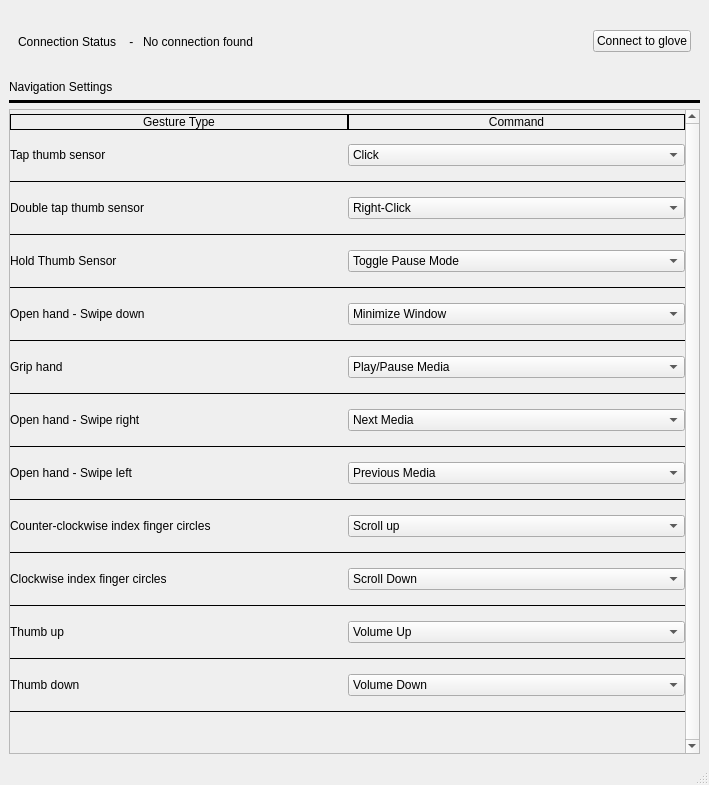
<?xml version="1.0" encoding="UTF-8"?>
<ui version="4.0">
 <class>MainWindow</class>
 <widget class="QMainWindow" name="MainWindow">
  <property name="geometry">
   <rect>
    <x>0</x>
    <y>0</y>
    <width>709</width>
    <height>785</height>
   </rect>
  </property>
  <property name="sizePolicy">
   <sizepolicy hsizetype="Preferred" vsizetype="Preferred">
    <horstretch>0</horstretch>
    <verstretch>0</verstretch>
   </sizepolicy>
  </property>
  <property name="windowTitle">
   <string>HandSense Configuration</string>
  </property>
  <property name="tabShape">
   <enum>QTabWidget::Rounded</enum>
  </property>
  <widget class="QWidget" name="centralwidget">
   <layout class="QVBoxLayout" name="verticalLayout_2" stretch="1,0,1,10">
    <item>
     <widget class="QWidget" name="widget" native="true">
      <layout class="QHBoxLayout" name="horizontalLayout_3">
       <item>
        <layout class="QHBoxLayout" name="horizontalLayout_2">
         <item>
          <widget class="QLabel" name="label_3">
           <property name="text">
            <string>Connection Status    - </string>
           </property>
          </widget>
         </item>
         <item>
          <widget class="QLabel" name="connection_label">
           <property name="text">
            <string>No connection found</string>
           </property>
          </widget>
         </item>
         <item>
          <spacer name="horizontalSpacer">
           <property name="orientation">
            <enum>Qt::Horizontal</enum>
           </property>
           <property name="sizeHint" stdset="0">
            <size>
             <width>40</width>
             <height>20</height>
            </size>
           </property>
          </spacer>
         </item>
         <item>
          <widget class="QPushButton" name="connect_push_button">
           <property name="text">
            <string>Connect to glove</string>
           </property>
          </widget>
         </item>
        </layout>
       </item>
      </layout>
     </widget>
    </item>
    <item>
     <widget class="QLabel" name="label_7">
      <property name="text">
       <string>Navigation Settings</string>
      </property>
     </widget>
    </item>
    <item>
     <widget class="Line" name="line">
      <property name="frameShadow">
       <enum>QFrame::Plain</enum>
      </property>
      <property name="lineWidth">
       <number>3</number>
      </property>
      <property name="orientation">
       <enum>Qt::Horizontal</enum>
      </property>
     </widget>
    </item>
    <item>
     <widget class="QScrollArea" name="scrollArea">
      <property name="sizePolicy">
       <sizepolicy hsizetype="Expanding" vsizetype="Preferred">
        <horstretch>0</horstretch>
        <verstretch>0</verstretch>
       </sizepolicy>
      </property>
      <property name="verticalScrollBarPolicy">
       <enum>Qt::ScrollBarAlwaysOn</enum>
      </property>
      <property name="sizeAdjustPolicy">
       <enum>QAbstractScrollArea::AdjustIgnored</enum>
      </property>
      <property name="widgetResizable">
       <bool>true</bool>
      </property>
      <property name="alignment">
       <set>Qt::AlignLeading|Qt::AlignLeft|Qt::AlignTop</set>
      </property>
      <widget class="QWidget" name="scrollAreaWidgetContents">
       <property name="geometry">
        <rect>
         <x>0</x>
         <y>0</y>
         <width>672</width>
         <height>646</height>
        </rect>
       </property>
       <property name="sizePolicy">
        <sizepolicy hsizetype="Preferred" vsizetype="Preferred">
         <horstretch>0</horstretch>
         <verstretch>0</verstretch>
        </sizepolicy>
       </property>
       <layout class="QGridLayout" name="gridLayout_3">
        <property name="leftMargin">
         <number>0</number>
        </property>
        <property name="topMargin">
         <number>0</number>
        </property>
        <property name="rightMargin">
         <number>0</number>
        </property>
        <property name="bottomMargin">
         <number>0</number>
        </property>
        <property name="horizontalSpacing">
         <number>0</number>
        </property>
        <property name="verticalSpacing">
         <number>10</number>
        </property>
        <item row="3" column="1">
         <widget class="QComboBox" name="doubleTap_thumb_combo">
          <item>
           <property name="text">
            <string>Right-Click</string>
           </property>
          </item>
         </widget>
        </item>
        <item row="8" column="0">
         <widget class="Line" name="line_6">
          <property name="frameShadow">
           <enum>QFrame::Plain</enum>
          </property>
          <property name="orientation">
           <enum>Qt::Horizontal</enum>
          </property>
         </widget>
        </item>
        <item row="5" column="0">
         <widget class="QLabel" name="label_16">
          <property name="text">
           <string>Hold Thumb Sensor</string>
          </property>
         </widget>
        </item>
        <item row="0" column="1">
         <widget class="QLabel" name="label_15">
          <property name="sizePolicy">
           <sizepolicy hsizetype="Preferred" vsizetype="Fixed">
            <horstretch>0</horstretch>
            <verstretch>0</verstretch>
           </sizepolicy>
          </property>
          <property name="frameShape">
           <enum>QFrame::Box</enum>
          </property>
          <property name="text">
           <string>Command</string>
          </property>
          <property name="alignment">
           <set>Qt::AlignCenter</set>
          </property>
         </widget>
        </item>
        <item row="17" column="1">
         <widget class="QComboBox" name="CW_index_combo">
          <item>
           <property name="text">
            <string>Scroll Down</string>
           </property>
          </item>
         </widget>
        </item>
        <item row="10" column="1">
         <widget class="Line" name="line_9">
          <property name="frameShadow">
           <enum>QFrame::Plain</enum>
          </property>
          <property name="orientation">
           <enum>Qt::Horizontal</enum>
          </property>
         </widget>
        </item>
        <item row="11" column="1">
         <widget class="QComboBox" name="openHand_swipeRight_combo">
          <item>
           <property name="text">
            <string>Next Media</string>
           </property>
          </item>
         </widget>
        </item>
        <item row="5" column="1">
         <widget class="QComboBox" name="hold_thumb_combo">
          <item>
           <property name="text">
            <string>Toggle Pause Mode</string>
           </property>
          </item>
         </widget>
        </item>
        <item row="10" column="0">
         <widget class="Line" name="line_8">
          <property name="frameShadow">
           <enum>QFrame::Plain</enum>
          </property>
          <property name="orientation">
           <enum>Qt::Horizontal</enum>
          </property>
         </widget>
        </item>
        <item row="2" column="0">
         <widget class="Line" name="line_2">
          <property name="frameShadow">
           <enum>QFrame::Plain</enum>
          </property>
          <property name="orientation">
           <enum>Qt::Horizontal</enum>
          </property>
         </widget>
        </item>
        <item row="7" column="0">
         <widget class="QLabel" name="label_6">
          <property name="text">
           <string>Open hand - Swipe down</string>
          </property>
         </widget>
        </item>
        <item row="8" column="1">
         <widget class="Line" name="line_7">
          <property name="frameShadow">
           <enum>QFrame::Plain</enum>
          </property>
          <property name="orientation">
           <enum>Qt::Horizontal</enum>
          </property>
         </widget>
        </item>
        <item row="15" column="0">
         <widget class="QLabel" name="label_10">
          <property name="text">
           <string>Counter-clockwise index finger circles</string>
          </property>
         </widget>
        </item>
        <item row="7" column="1">
         <widget class="QComboBox" name="openHand_swipeDown_combo">
          <item>
           <property name="text">
            <string>Minimize Window</string>
           </property>
          </item>
         </widget>
        </item>
        <item row="15" column="1">
         <widget class="QComboBox" name="CCW_index_combo">
          <item>
           <property name="text">
            <string>Scroll up</string>
           </property>
          </item>
         </widget>
        </item>
        <item row="4" column="1">
         <widget class="Line" name="line_21">
          <property name="frameShadow">
           <enum>QFrame::Plain</enum>
          </property>
          <property name="orientation">
           <enum>Qt::Horizontal</enum>
          </property>
         </widget>
        </item>
        <item row="14" column="1">
         <widget class="Line" name="line_13">
          <property name="frameShadow">
           <enum>QFrame::Plain</enum>
          </property>
          <property name="orientation">
           <enum>Qt::Horizontal</enum>
          </property>
         </widget>
        </item>
        <item row="20" column="0">
         <widget class="Line" name="line_18">
          <property name="frameShadow">
           <enum>QFrame::Plain</enum>
          </property>
          <property name="orientation">
           <enum>Qt::Horizontal</enum>
          </property>
         </widget>
        </item>
        <item row="0" column="0">
         <widget class="QLabel" name="label_14">
          <property name="sizePolicy">
           <sizepolicy hsizetype="Preferred" vsizetype="Fixed">
            <horstretch>0</horstretch>
            <verstretch>0</verstretch>
           </sizepolicy>
          </property>
          <property name="frameShape">
           <enum>QFrame::Box</enum>
          </property>
          <property name="text">
           <string>Gesture Type</string>
          </property>
          <property name="textFormat">
           <enum>Qt::AutoText</enum>
          </property>
          <property name="alignment">
           <set>Qt::AlignCenter</set>
          </property>
         </widget>
        </item>
        <item row="20" column="1">
         <widget class="Line" name="line_19">
          <property name="frameShadow">
           <enum>QFrame::Plain</enum>
          </property>
          <property name="orientation">
           <enum>Qt::Horizontal</enum>
          </property>
         </widget>
        </item>
        <item row="2" column="1">
         <widget class="Line" name="line_3">
          <property name="frameShadow">
           <enum>QFrame::Plain</enum>
          </property>
          <property name="orientation">
           <enum>Qt::Horizontal</enum>
          </property>
         </widget>
        </item>
        <item row="1" column="1">
         <widget class="QComboBox" name="tap_thumb_combo">
          <item>
           <property name="text">
            <string>Click</string>
           </property>
          </item>
         </widget>
        </item>
        <item row="18" column="1">
         <widget class="Line" name="line_17">
          <property name="frameShadow">
           <enum>QFrame::Plain</enum>
          </property>
          <property name="orientation">
           <enum>Qt::Horizontal</enum>
          </property>
         </widget>
        </item>
        <item row="13" column="1">
         <widget class="QComboBox" name="openHand_swipeLeft_combo">
          <item>
           <property name="text">
            <string>Previous Media</string>
           </property>
          </item>
         </widget>
        </item>
        <item row="18" column="0">
         <widget class="Line" name="line_16">
          <property name="frameShadow">
           <enum>QFrame::Plain</enum>
          </property>
          <property name="orientation">
           <enum>Qt::Horizontal</enum>
          </property>
         </widget>
        </item>
        <item row="4" column="0">
         <widget class="Line" name="line_20">
          <property name="frameShadow">
           <enum>QFrame::Plain</enum>
          </property>
          <property name="orientation">
           <enum>Qt::Horizontal</enum>
          </property>
         </widget>
        </item>
        <item row="17" column="0">
         <widget class="QLabel" name="label_11">
          <property name="text">
           <string>Clockwise index finger circles</string>
          </property>
         </widget>
        </item>
        <item row="3" column="0">
         <widget class="QLabel" name="label_4">
          <property name="text">
           <string>Double tap thumb sensor</string>
          </property>
         </widget>
        </item>
        <item row="11" column="0">
         <widget class="QLabel" name="label_8">
          <property name="text">
           <string>Open hand - Swipe right</string>
          </property>
         </widget>
        </item>
        <item row="1" column="0">
         <widget class="QLabel" name="label_2">
          <property name="frameShape">
           <enum>QFrame::NoFrame</enum>
          </property>
          <property name="text">
           <string>Tap thumb sensor</string>
          </property>
         </widget>
        </item>
        <item row="6" column="0">
         <widget class="Line" name="line_4">
          <property name="frameShadow">
           <enum>QFrame::Plain</enum>
          </property>
          <property name="orientation">
           <enum>Qt::Horizontal</enum>
          </property>
         </widget>
        </item>
        <item row="16" column="0">
         <widget class="Line" name="line_14">
          <property name="frameShadow">
           <enum>QFrame::Plain</enum>
          </property>
          <property name="orientation">
           <enum>Qt::Horizontal</enum>
          </property>
         </widget>
        </item>
        <item row="23" column="1">
         <spacer name="verticalSpacer_2">
          <property name="orientation">
           <enum>Qt::Vertical</enum>
          </property>
          <property name="sizeType">
           <enum>QSizePolicy::Fixed</enum>
          </property>
          <property name="sizeHint" stdset="0">
           <size>
            <width>20</width>
            <height>20</height>
           </size>
          </property>
         </spacer>
        </item>
        <item row="14" column="0">
         <widget class="Line" name="line_12">
          <property name="frameShadow">
           <enum>QFrame::Plain</enum>
          </property>
          <property name="orientation">
           <enum>Qt::Horizontal</enum>
          </property>
         </widget>
        </item>
        <item row="23" column="0">
         <spacer name="verticalSpacer">
          <property name="orientation">
           <enum>Qt::Vertical</enum>
          </property>
          <property name="sizeType">
           <enum>QSizePolicy::Fixed</enum>
          </property>
          <property name="sizeHint" stdset="0">
           <size>
            <width>20</width>
            <height>20</height>
           </size>
          </property>
         </spacer>
        </item>
        <item row="21" column="0">
         <widget class="QLabel" name="label_13">
          <property name="text">
           <string>Thumb down</string>
          </property>
         </widget>
        </item>
        <item row="19" column="0">
         <widget class="QLabel" name="label_12">
          <property name="text">
           <string>Thumb up</string>
          </property>
         </widget>
        </item>
        <item row="9" column="1">
         <widget class="QComboBox" name="grip_hand_combo">
          <item>
           <property name="text">
            <string>Play/Pause Media</string>
           </property>
          </item>
         </widget>
        </item>
        <item row="6" column="1">
         <widget class="Line" name="line_5">
          <property name="frameShadow">
           <enum>QFrame::Plain</enum>
          </property>
          <property name="orientation">
           <enum>Qt::Horizontal</enum>
          </property>
         </widget>
        </item>
        <item row="19" column="1">
         <widget class="QComboBox" name="thumbsUp_combo">
          <item>
           <property name="text">
            <string>Volume Up</string>
           </property>
          </item>
         </widget>
        </item>
        <item row="13" column="0">
         <widget class="QLabel" name="label_9">
          <property name="text">
           <string>Open hand - Swipe left</string>
          </property>
         </widget>
        </item>
        <item row="12" column="1">
         <widget class="Line" name="line_11">
          <property name="frameShadow">
           <enum>QFrame::Plain</enum>
          </property>
          <property name="orientation">
           <enum>Qt::Horizontal</enum>
          </property>
         </widget>
        </item>
        <item row="16" column="1">
         <widget class="Line" name="line_15">
          <property name="frameShadow">
           <enum>QFrame::Plain</enum>
          </property>
          <property name="orientation">
           <enum>Qt::Horizontal</enum>
          </property>
         </widget>
        </item>
        <item row="21" column="1">
         <widget class="QComboBox" name="thumbsDown_combo">
          <item>
           <property name="text">
            <string>Volume Down</string>
           </property>
          </item>
         </widget>
        </item>
        <item row="12" column="0">
         <widget class="Line" name="line_10">
          <property name="frameShadow">
           <enum>QFrame::Plain</enum>
          </property>
          <property name="orientation">
           <enum>Qt::Horizontal</enum>
          </property>
         </widget>
        </item>
        <item row="9" column="0">
         <widget class="QLabel" name="label_5">
          <property name="text">
           <string>Grip hand</string>
          </property>
         </widget>
        </item>
        <item row="22" column="0">
         <widget class="Line" name="line_22">
          <property name="frameShadow">
           <enum>QFrame::Plain</enum>
          </property>
          <property name="orientation">
           <enum>Qt::Horizontal</enum>
          </property>
         </widget>
        </item>
        <item row="22" column="1">
         <widget class="Line" name="line_23">
          <property name="frameShadow">
           <enum>QFrame::Plain</enum>
          </property>
          <property name="orientation">
           <enum>Qt::Horizontal</enum>
          </property>
         </widget>
        </item>
       </layout>
      </widget>
     </widget>
    </item>
   </layout>
  </widget>
  <widget class="QStatusBar" name="statusbar"/>
 </widget>
 <resources/>
 <connections/>
</ui>
